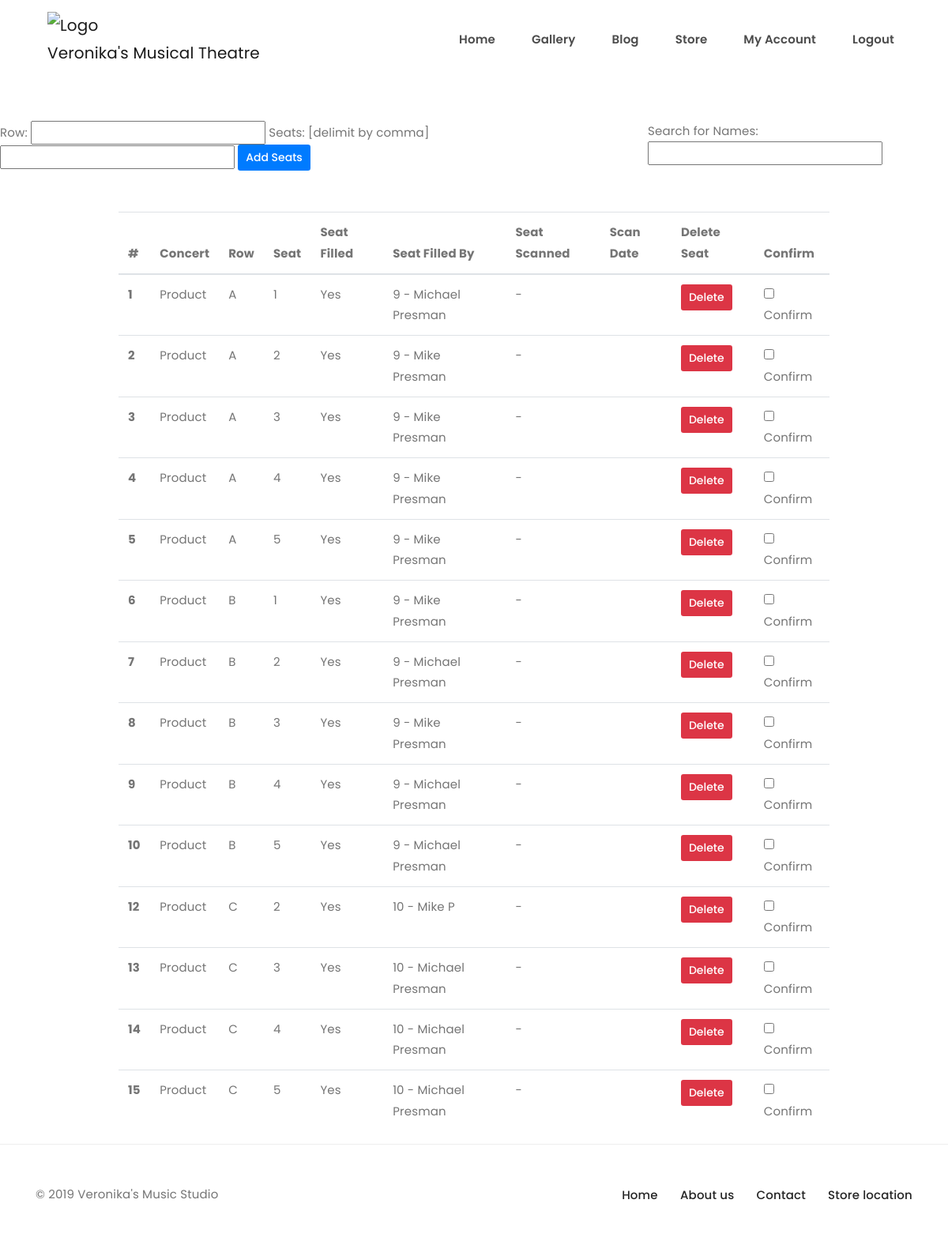
Screenshot of /concert-details/1 (signed in) with the database file from the repository.
### vms/models.py (models this page shows)
class ConcertSeats(db.Model):
    id = db.Column(db.Integer, primary_key=True)
    seat = db.Column(db.String(10))
    concert_name = db.Column(db.String(30))
    row = db.Column(db.String(10))
    filled = db.Column(db.Integer)
    first_name = db.Column(db.String(20))
    last_name = db.Column(db.String(20))
    date_of_purchase = db.Column(db.String(120))
    customer_email = db.Column(db.String(20))
    ticket_hash = db.Column(db.String(100))
    price_paid = db.Column(db.String(20))
    type_of_seat_bought = db.Column(db.String(20))
    filled_by_customer_id = db.Column(
        db.Integer, db.ForeignKey('user.id'))  # returns int
    customer = db.relationship("User", foreign_keys=[filled_by_customer_id])
    concert_id = db.Column(db.Integer, db.ForeignKey(
        'concertshop.id'), nullable=False)
    concert = db.relationship("ConcertShop", foreign_keys=[concert_id])
    attended = db.Column(db.Integer, default=0)
    date_attended = db.Column(db.String(20))

### vms/routes.py (the view, shortened to what this page needs)
@app.route("/concert-details/<concert_details_id>", methods=["GET", "POST"])
def concert_details(concert_details_id):
    concert = ConcertShop.query.filter_by(id=concert_details_id).first()
    if concert is None:
        flash("That concert id does not exist !")
        return redirect(url_for('store_purchases'))
    concert_to_render = ConcertSeats.query.filter_by(
        concert_id=concert_details_id).all()
    return render_template("concert_details.html", concert_details=concert_to_render)

### vms/models.py (called while the page is built)
@login.user_loader
def load_user(id):
    return User.query.get(int(id))

### vms/templates/concert_details.html (shortened to what this page needs)
{% extends 'base.html' %}
{% block content %}
<div class = "row">
  <div class = "col-md-8">
    <form name = "" method = "POST">
        Row: <input type = "text" name = "row">
        Seats: [delimit by comma] <input type = "text" name = "seats">
         <button class = "btn-primary btn-sm" name = "update-submit">Add Seats</button>
       </div>
  <div class = "col-sm">
         Search for Names: <input type="text" id="myInput" onkeyup="myFunction()" placeholder="">
       </div>
</div>
<center>
<form method = "POST">
<table class="table" id = "myTable" style = "max-width: 75vw;">
  <thead>
    <tr>
      <th scope="col">#</th>
      <th scope="col">Concert</th>
      <th scope="col">Row</th>
      <th scope="col">Seat</th>
      <th scope="col">Seat Filled</th>
      <th scope="col">Seat Filled By</th>
      <th scope="col">Seat Scanned</th>
      <th scope="col">Scan Date</th>
      <th scope="col">Delete Seat</th>
      <th scope="col">Confirm</th>
    </tr>
  </thead>
  <tbody>
	{% for concert in concert_details %}
      <th scope="row">{{concert.id}}</th>
      <td>{{concert.concert_name}}</td>
      <td>{{concert.row}}</td>
      <td>{{concert.seat}}</td>
      {% if concert.filled == 0 %}
        <td>No</td>
        {%else%}
        <td>Yes</td>
      {%endif%}
      {% if concert.filled_by_customer_id is not none %}
      <td>{{concert.filled_by_customer_id}} - {{concert.first_name}} {{concert.last_name}}</td>
  	   {%else%}
       <td>-</td>
       {%endif%}
      {%if concert.attended == 0%}
         <td> - </td>
      {%else%}
         <td> Yes</td>
        {%endif%}
    {%if concert.date_attended is none%}
       <td></td>
       {%else%}
       <td>{{concert.date_attended}}</td>
       {%endif%}
                    <td><button class = "btn-danger btn-sm" value = "{{concert.id}}" name = "delete">Delete</button</td>
                    <td><input type="checkbox" value = "{{concert.id}}"name="confirm-delete[]">Confirm</td>
  	{%endfor%}
	</tbody>
 </table>
</form>
{% endblock %}

### rows the page displays
ConcertSeats: id "1", concert_name "Product", row "A", seat "1", filled "Yes", filled_by_customer_id "9", first_name "Michael", last_name "Presman"
ConcertSeats: id "2", concert_name "Product", row "A", seat "2", filled "Yes", filled_by_customer_id "9", first_name "Mike", last_name "Presman"
ConcertSeats: id "3", concert_name "Product", row "A", seat "3", filled "Yes", filled_by_customer_id "9", first_name "Mike", last_name "Presman"
ConcertSeats: id "4", concert_name "Product", row "A", seat "4", filled "Yes", filled_by_customer_id "9", first_name "Mike", last_name "Presman"
ConcertSeats: id "5", concert_name "Product", row "A", seat "5", filled "Yes", filled_by_customer_id "9", first_name "Mike", last_name "Presman"
ConcertSeats: id "6", concert_name "Product", row "B", seat "1", filled "Yes", filled_by_customer_id "9", first_name "Mike", last_name "Presman"
ConcertSeats: id "7", concert_name "Product", row "B", seat "2", filled "Yes", filled_by_customer_id "9", first_name "Michael", last_name "Presman"
ConcertSeats: id "8", concert_name "Product", row "B", seat "3", filled "Yes", filled_by_customer_id "9", first_name "Mike", last_name "Presman"
ConcertSeats: id "9", concert_name "Product", row "B", seat "4", filled "Yes", filled_by_customer_id "9", first_name "Michael", last_name "Presman"
ConcertSeats: id "10", concert_name "Product", row "B", seat "5", filled "Yes", filled_by_customer_id "9", first_name "Michael", last_name "Presman"
ConcertSeats: id "12", concert_name "Product", row "C", seat "2", filled "Yes", filled_by_customer_id "10", first_name "Mike", last_name "P"
ConcertSeats: id "13", concert_name "Product", row "C", seat "3", filled "Yes", filled_by_customer_id "10", first_name "Michael", last_name "Presman"
ConcertSeats: id "14", concert_name "Product", row "C", seat "4", filled "Yes", filled_by_customer_id "10", first_name "Michael", last_name "Presman"
ConcertSeats: id "15", concert_name "Product", row "C", seat "5", filled "Yes", filled_by_customer_id "10", first_name "Michael", last_name "Presman"
